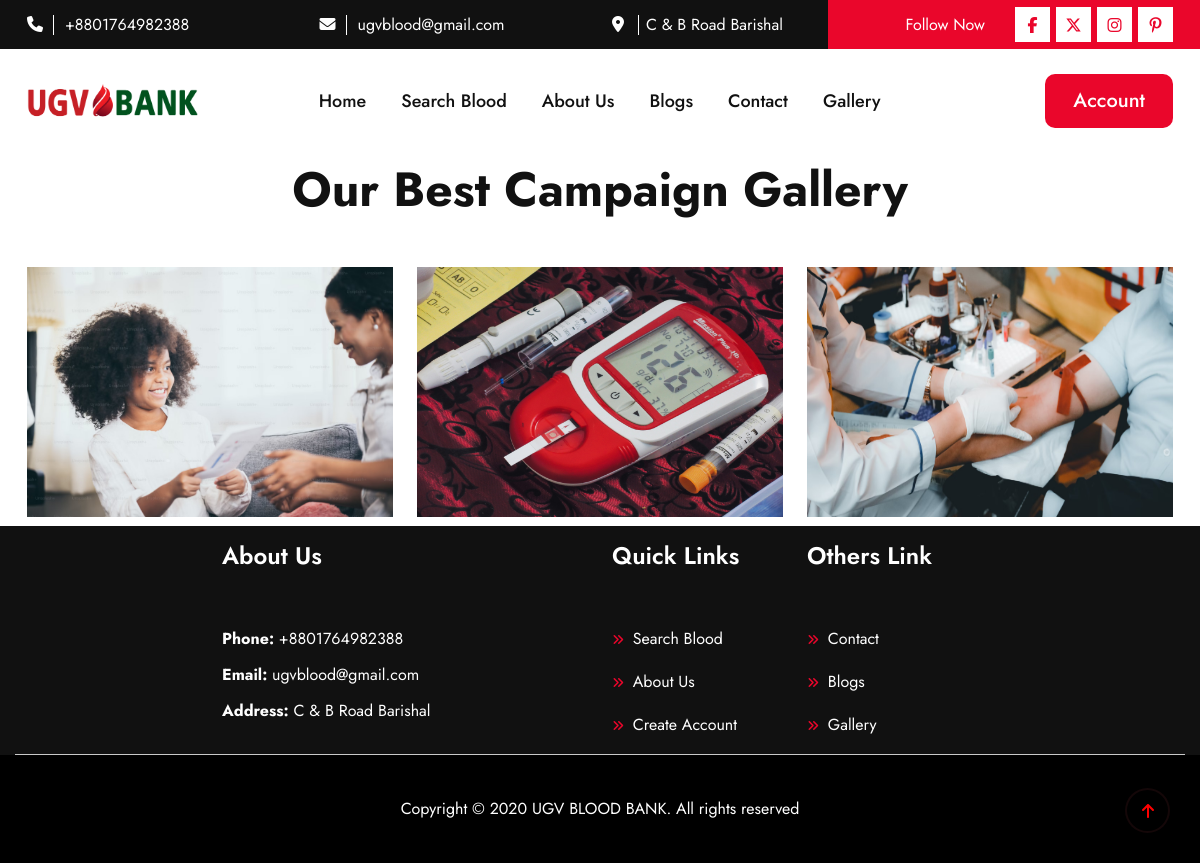
Page /gallery/ on the committed database.
### blood/models.py (models this page shows, shortened)
class SiteInfo(models.Model):
    site_name = models.CharField(max_length=20)
    site_logo = models.ImageField(upload_to='logo/')
    email = models.EmailField()
    phone = models.CharField(max_length=14)
    address = models.CharField(max_length=100)
    site_facebook = models.URLField(max_length=100)
    site_x = models.URLField(max_length=100)
    site_instagram = models.URLField(max_length=100)
    site_pinterest = models.URLField(max_length=100)

class Gallery(models.Model):
    title = models.CharField(max_length=200)
    image = models.ImageField(upload_to='gallery_images/')

### blood/views.py (the view)
# urls.py: path('gallery/', gallery_view, name='gallery'),
def gallery_view(request):
    gallery_images = Gallery.objects.all().order_by('id')  # Or use 'title' if preferred
    paginator = Paginator(gallery_images, 6)  # Show 1 image per page
    page_number = request.GET.get('page')
    page_obj = paginator.get_page(page_number)
    context = {
        'page_obj': page_obj,
    }
    return render(request, 'gallery.html', context)

### blood/context_processors.py (called while the page is built)
def site_information(request):
    site_info = SiteInfo.objects.first()
    return {
        'site_info': site_info
    }

### templates/gallery.html (shortened to what this page needs)
{% extends 'base.html' %}
{% load static %}
{% block content %}
<section class="gallery pt-2">
    <div class="container">
      <div class="row">
        <div class="col-12 mb-5">
          <div class="common_title text-center">
            <h2>Our Best Campaign Gallery</h2>
          </div>
        </div>
        <div class="gallary_slider slider-spacing custom_dots">
          {% for image in page_obj %}
          <div class="gallary_item">
            <img src="{{ image.image.url }}" alt="{{ image.title }}" style="height: 250px;">
          </div>
          {% empty %}
          <p>No images available.</p>
          {% endfor %}
        </div>
      </div>
    </div>
</section>
{% endblock content %}

### templates/header.html (shortened to what this page needs)
{% load static %}
  <header>
    <div class="header_top d-none d-lg-block d-xl-block d-xxl-block">
      <div class="container">
        <div class="row">
          <div class="col-xl-3 col-lg-3">
            <div class="header_top_content">
              <span><i class="fa-solid fa-phone"></i></span>
              <a href="tel:{{ site_info.phone }}">{{ site_info.phone }}</a>
            </div>
          </div>
          <div class="col-xl-3 col-lg-3">
            <div class="header_top_content">
              <span><i class="fa-solid fa-envelope"></i></span>
              <a href="mailto:{{ site_info.email }}">{{ site_info.email }}</a>
            </div>
          </div>
          <div class="col-xl-3 col-lg-3">
            <div class="header_top_content">
              <span><i class="fa-solid fa-location-dot"></i></span>
              <a href="#">{{ site_info.address }}</a>
            </div>
          </div>
          <div class="col-xl-3 col-lg-3">
            <div class="header_top_social">
              <p>Follow Now</p>
              <ul class="d-flex">
                <li><a href="{{ site_info.site_facebook }}"><i class="fa-brands fa-facebook-f"></i></a></li>
                <li><a href="{{ site_info.site_x }}"><i class="fa-brands fa-x-twitter"></i></a></li>
                <li><a href="{{ site_info.site_instagram }}"><i class="fa-brands fa-instagram"></i></a></li>
                <li><a href="{{ site_info.site_pinterest }}"><i class="fa-brands fa-pinterest-p"></i></a></li>
              </ul>
            </div>
          </div>
        </div>
      </div>
    </div>
    <div class="header_bottom header_bottom2">
      <div class="container">
        <div class="row align-items-center position-relative">
          <div class="col-xl-2 col-lg-2 col-md-4 col-6">
            <div class="header_logo">
              <a href="{% url 'home' %}"><img  src="{% static 'assets/logo/logo.png' %}" alt="images not founds" class="img-fluid"></a>
            </div>
          </div>
          <div class="col-xl-7 col-lg-8 d-none d-xxl-block d-xl-block">
            <ul class="main_menu">
              <li><a href="{% url 'home' %}">Home</a></li>
              <li><a href="{% url 'donor_list' %}">Search Blood</a></li>
              <li><a href="{% url 'about' %}">About Us</a></li>
              <li><a href="{% url 'blog_list' %}">Blogs</a></li>
              <li><a href="{% url 'contact' %}">Contact</a></li>
              <li><a href="{% url 'gallery' %}">Gallery</a></li>
            </ul>
          </div>
          <div class="col-xl-3 col-lg-2 d-none d-xxl-block d-xl-block">
            <div class="header_search_menu d-flex">
                {% if request.user.is_authenticated %}
                    <div class="dropdown">
                        <button class="btn red_btn get_code dropdown-toggle" type="button" id="userDropdown" data-bs-toggle="dropdown" aria-expanded="false">
                            {{ request.user.username }}
                        </button>
                        <ul class="dropdown-menu" aria-labelledby="userDropdown">
                          <li>
                            <a class="dropdown-item" href="{% url 'my_details' %}">
                              <i class="fas fa-info-circle"></i> My Details
                          </a>
                          </li>
                            <li>
                                <a class="dropdown-item" href="{% url 'manage_profile' %}">
                                    <i class="fas fa-user-edit"></i> Update Profile
                                </a>
                            </li>
                            <li>
                                <a class="dropdown-item" href="{% url 'change_password' %}">
                                    <i class="fas fa-key"></i> Change Password
                                </a>
                            </li>
                            <li>
                                <a class="dropdown-item" href="{% url 'logout' %}">
                                    <i class="fas fa-sign-out-alt"></i> Logout
                                </a>
                            </li>
                        </ul>
                    </div>
                {% else %}
                    <div>
                        <a href="{% url 'login' %}" class="red_btn get_code">Account</a>
                    </div>
                {% endif %}
            </div>
        </div>
        </div>
      </div>
    </div>
  </header>

### templates/footer.html
{% load static %}
  <footer>
    <div class="footer_top pt-3">
      <div class="container ">
        <div class="row border-bottom justify-content-center">
          <div class="col-xl-4 col-lg-4 col-md-6 col-sm-6 col-12 ">
            <div class="footer_content">
              <h5>About Us</h5>
              <ul class="list-unstyled">
                {% if site_info.phone %}
                    <li><span>Phone:</span> {{ site_info.phone }}</li>
                {% endif %}
                {% if site_info.email %}
                    <li><span>Email:</span> {{ site_info.email }}</li>
                {% endif %}
                {% if site_info.address %}
                    <li><span>Address:</span> {{ site_info.address }}</li>
                {% endif %}
            </ul>
            </div>
          </div>
          <div class="col-xl-2 col-lg-2 col-md-6 col-6 ">
            <div class="footer_content">
              <h5>Quick Links</h5>
              <ul>
                <li><a href="{% url 'donor_list' %}"><i class="fa-solid fa-angles-right"></i> Search Blood</a></li>
                <li><a href="{% url 'about' %}"><i class="fa-solid fa-angles-right"></i> About Us</a></li>
                <li><a href="{% url 'signup' %}"><i class="fa-solid fa-angles-right"></i> Create Account</a></li>
              </ul>
            </div>
          </div>
          <div class="col-xl-2 col-lg-2 col-md-6 col-6 ">
            <div class="footer_content">
              <h5>Others Link</h5>
              <ul>
                <li><a href="{% url 'contact' %}"><i class="fa-solid fa-angles-right"></i> Contact</a></li>
                <li><a href="{% url 'blog_list' %}"><i class="fa-solid fa-angles-right"></i> Blogs</a></li>
                <li><a href="{% url 'gallery' %}"><i class="fa-solid fa-angles-right"></i> Gallery</a></li>
              </ul>
            </div>
          </div>
        </div>
      </div>
    </div>
    <div class="footer_bottom">
      <div class="container">
        <div class="row">
          <div class="col-12 text-center">
            <p>Copyright &copy; 2020 {{ site_info.site_name}}. All rights reserved</p>
          </div>
        </div>
      </div>
    </div>
  </footer>

### blood/static/assets/css/fancybox.css (style rules this page uses)
:root { --f-spinner-width: 36px;--f-spinner-height: 36px;--f-spinner-color-1: rgba(0, 0, 0, 0.1);--f-spinner-color-2: rgba(17, 24, 28, 0.8);--f-spinner-stroke: 2.75 }
:root { --f-button-width: 40px;--f-button-height: 40px;--f-button-border: 0;--f-button-border-radius: 0;--f-button-color: #374151;--f-button-bg: #f8f8f8;--f-button-hover-bg: #e0e0e0;--f-button-active-bg: #d0d0d0;--f-button-shadow: none;--f-button-transition: all 0.15s ease;--f-button-transform: none;--f-button-svg-width: 20px;--f-button-svg-height: 20px;--f-button-svg-stroke-width: 1.5;--f-button-svg-fill: none;--f-button-svg-filter: none;--f-button-svg-disabled-opacity: 0.65 }

### rows in the picture
SiteInfo: phone "+8801764982388", email "ugvblood@gmail.com", address "C & B Road Barishal", site_name "UGV BLOOD BANK"
Gallery: image (picture)
Gallery: image (picture)
Gallery: image (picture)
